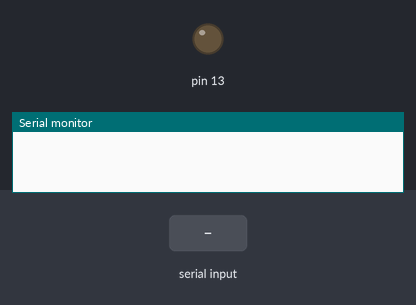
The sketch below on a simulated Arduino Uno, built with avr-gcc and run on an emulated ATmega328P. Parts: output pins drawn as LEDs (lit = HIGH), the last lines printed to the serial monitor. The inputs (shaded band) are chosen by the test bench.

Above: at 1.2 s.
1.3 s: "1" received over Serial
At 2.3 s:
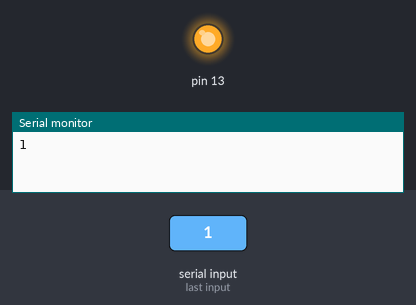
2.8 s: "0" received over Serial
At 3.5 s:
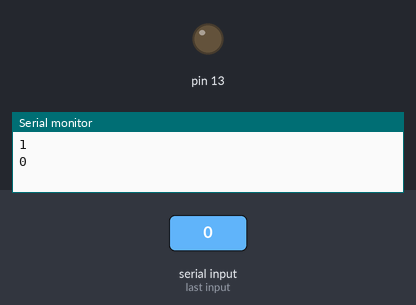
Timing chart, 0 to 5.8 s (numbered marks = the images above; inputs shaded):
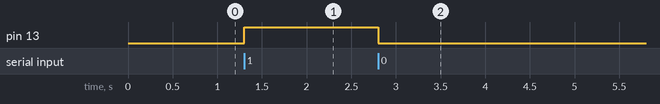

The sketch:

Code_file-Bluetoothr.ino.ino
```cpp
char data = 0;
void setup() {
  // put your setup code here, to run once:
  Serial.begin(9600);
  pinMode(13,OUTPUT);
}

void loop() {
  // put your main code here, to run repeatedly:
  if (Serial.available()>0){
    data=Serial.read();
    Serial.println(data);
    if(data == '1')
    digitalWrite(13,HIGH);
    else if(data=='0')
    digitalWrite(13,LOW);
    }
}
```

Measured:
- after the input at 1.3 s, pin 13: LOW → HIGH at once
- after the input at 2.8 s, pin 13: HIGH → LOW at once
